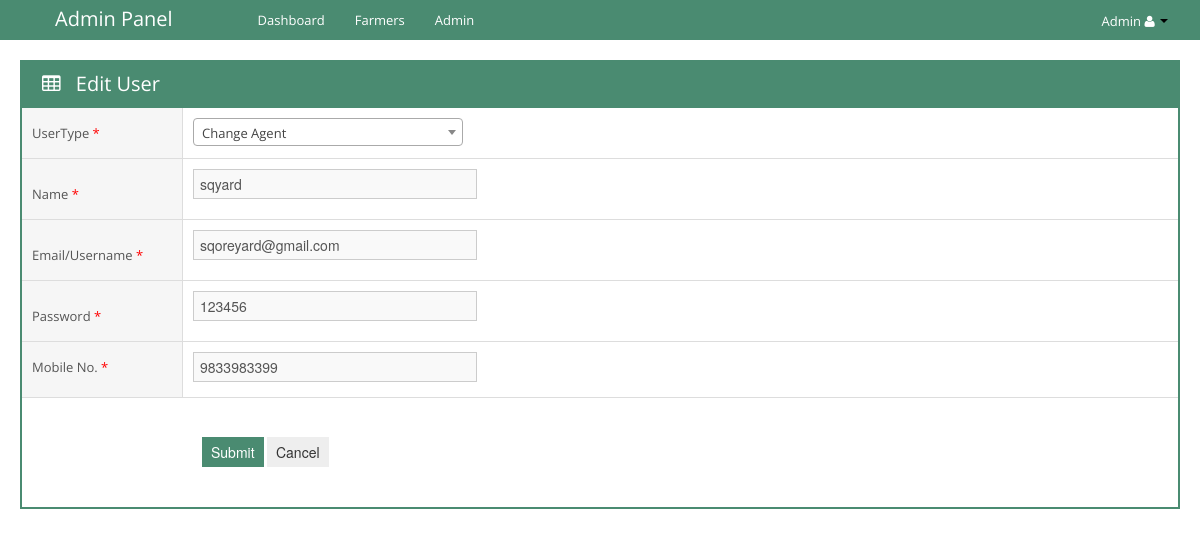
/edit_adminusers.php?pag=adminusers&admin_id=1 (signed in), run on the app's committed database.
### tables this page shows
CREATE TABLE IF NOT EXISTS `tbl_change_agents` (
  `id` int(11) NOT NULL AUTO_INCREMENT,
  `userType` varchar(15) NOT NULL,
  `password` varchar(255) NOT NULL,
  `token` varchar(15) NOT NULL,
  `fname` varchar(255) NOT NULL,
  `emailId` varchar(255) NOT NULL,
  `contactno` bigint(20) NOT NULL,
  `emailverificationcode` varchar(255) NOT NULL,
  `reg_status` int(11) NOT NULL,
  `register_dt` datetime NOT NULL,
  `updated_dt` datetime NOT NULL,
  `token_expiry` datetime NOT NULL,
  PRIMARY KEY (`id`)
);

### edit_adminusers.php (the view, shortened to what this page needs)
<?php
	include('include/connection.php');
    $adminusers_id         = (isset($_REQUEST['admin_id'])?$_REQUEST['admin_id']:"");
    $sql_users_info = "select * from tbl_change_agents where id = '$adminusers_id'";
    $res_users_info = mysqli_query($db_con, $sql_users_info) or die(mysqli_error($db_con));
    $num_users_info    = mysqli_num_rows($res_users_info);
        if($num_users_info != 0)
        {
            $row_users_info    = mysqli_fetch_array($res_users_info);
        }
		?>
        <?php
	if($_SESSION['userType']=="Admin")
    {
        ?>
        <!doctype html>
<html>
    <head>
    </head>
    <body class="<?php echo $theme_name; ?>" data-theme="<?php echo $theme_name; ?>">
       <section class="page-content">
            <div class="container-fluid">
                <div class="row-fluid">
                    <div class="span12">
                        <div class="box box-color box-bordered green">
                            <div class="box-title">
                                <h3>
                                    <i class="icon-table"></i>
                                    Edit User
                                </h3>
                            </div>
                            <div class="box-content nopadding">
                            <form method="POST" enctype="multipart/form-data" class='form-horizontal form-bordered form-validate' id="edit_adminusers" name="edit_adminusers">
                                 <div class="control-group">
                                    <label for="tasktitel" class="control-label">UserType <span style="color:#F00">*</span></label>
                                    <div class="controls">
                                    </div>
                                </div>
                                <div class="control-group">
                                    <label for="text" class="control-label" style="margin-top:10px">
                                        Name <span style="color:#F00">*</span>
                                    </label>
                                    <div class="controls">
                                        <input type="text" id="txt_name" name="txt_name" class="input-xlarge v_name" value="<?php if((isset($row_users_info['fname'])) && $row_users_info['fname'] != '') { echo $row_users_info['fname']; } ?>" data-rule-required="true" placeholder="Enter Your Name">
                                    </div>
                                </div>
                                <div class="control-group">
                                    <label for="text" class="control-label" style="margin-top:10px">
                                        Email/Username <span style="color:#F00">*</span>
                                    </label>
                                    <div class="controls">
                                        <input type="text" id="txt_email" name="txt_email" class="input-xlarge" data-rule-required="true" value="<?php if((isset($row_users_info['emailId'])) && $row_users_info['emailId'] != '') { echo $row_users_info['emailId']; } ?>" data-rule-email="true" placeholder="Enter Your Email Address">
                                    </div>
                                </div>
                                <div class="control-group">
                                    <label for="text" class="control-label" style="margin-top:10px">
                                        Password <span style="color:#F00">*</span>
                                    </label>
                                    <div class="controls">
                                        <input type="text" id="txt_password" name="txt_password" class="input-xlarge" value="<?php if((isset($row_users_info['password'])) && $row_users_info['password'] != '') { echo $row_users_info['password']; } ?>" data-rule-required="true" placeholder="Enter Your Password" >
                                    </div>
                                </div>
                                <div class="control-group">
                                    <label for="numberfield" class="control-label">
                                        Mobile No. <span style="color:#F00">*</span>
                                    </label>
                                    <div class="controls">
                                        <input type="text" placeholder="Mobile no" name="txt_mobileno" id="txt_mobileno" maxlength="10"  autocomplete="off" data-rule-required="true" data-rule-minlength="10"  data-rule-maxlength="10" value="<?php if((isset($row_users_info['contactno'])) && $row_users_info['contactno'] != '') { echo $row_users_info['contactno']; } ?>" class="input-xlarge v_number">
                                    </div>
                                </div>
                                <div class="form-actions" style="clear:both;">
                                    <button id="submit" name="Submit" type="submit" class="btn btn-primary" >Submit</button>
                                    <button id="reset" type="button" class="btn" onclick="window.history.back()">Cancel</button>
                                </div>
                            </form>
                        </div>
                       </div>
                   </div>
               </div>
            </div>
        </section>
    </body>
</html>
        <?php
    }
?>

### css/themes.css (style rules this page uses)
.box.box-color.green .box-title { background: #4A8B71 !important }
.box.box-color.green .btn.btn-primary { background: #4A8B71 }
.box.box-bordered.box-color.green .box-title { border-color: #4A8B71 !important }
.box.box-bordered.box-color.green .box-content { border-color: #4A8B71 !important }
.theme-green .btn.btn-primary { background: #4A8B71 }
.theme-green .btn { color: #333 }
.theme-green .btn.btn-primary { background: #4A8B71; color: #fff }

### data on the page
tbl_change_agents: txt_name "sqyard", txt_email "sqoreyard@gmail.com", txt_password "123456", txt_mobileno "9833983399"

### other printed values
$_SESSION['sqyard_user'] "Admin"
